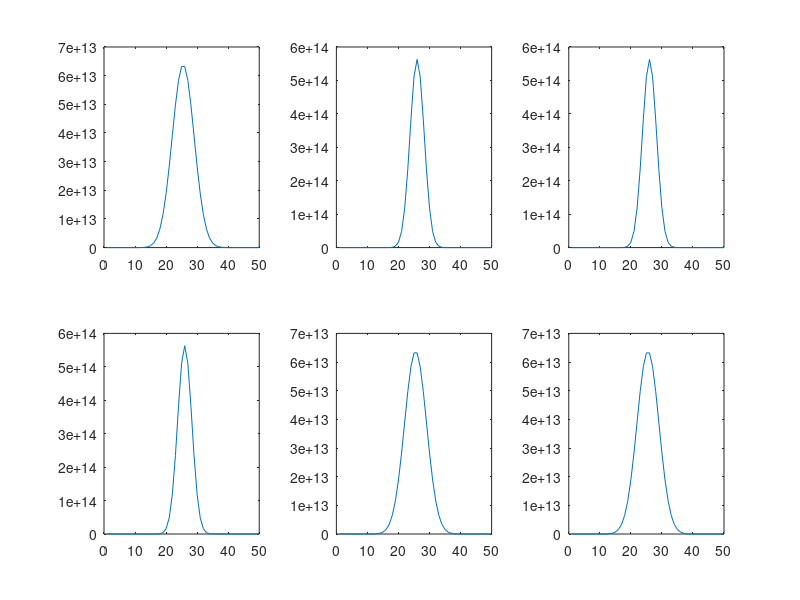

Write the MATLAB code that produced this figure.
function main()

i=complex(0,1);
N=50;
w = exp(-2*pi*i/N);
FN=ones(N,N); 

for j=0:N-1
    for k=0:N-1
        FN(j+1,k+1)=w^(j*k);
    end 
end

f=zeros(N,1);
for k=0:N-1
    f(k+1)=nchoosek(N-1,k);
end

fTF=FN*f; %fTF=f^

FNinv1 = inv(FN);%invers de FN qu'on a calcule avec inv
FNinv2= conj(FN) / N; %invers de FN qu'on a calcule avec conj

figure(1);

l =2; %no of lines
c = 3; %no of lines

subplot(l,c,1);
plot(f);

subplot(l,c,2);
plot(fftshift(abs(fTF))); 

subplot(l,c,3);
plot(fftshift(abs(fft(f))));

subplot(l,c,4);
plot(fftshift(abs(fTF))); 

subplot(l,c,5);
plot(abs(FNinv1*fTF));

subplot(l,c,6);
plot(abs(ifft(fTF)));

end
